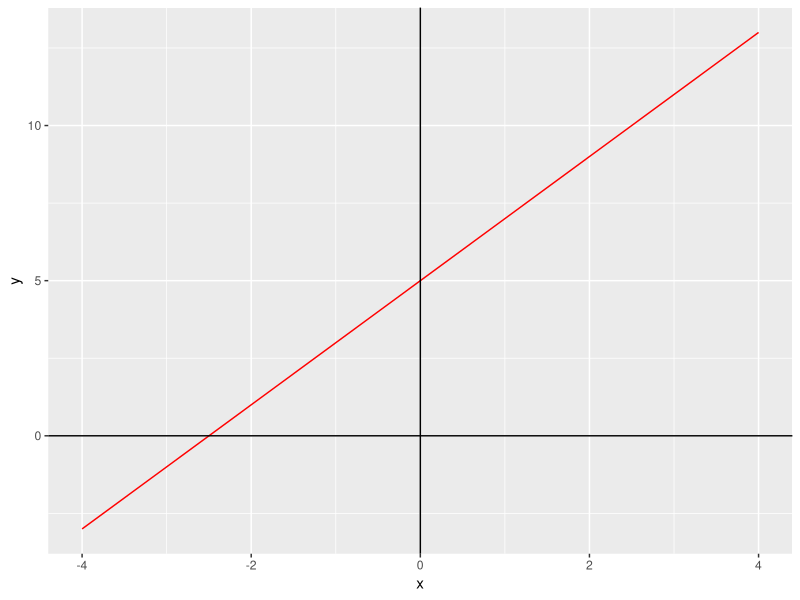
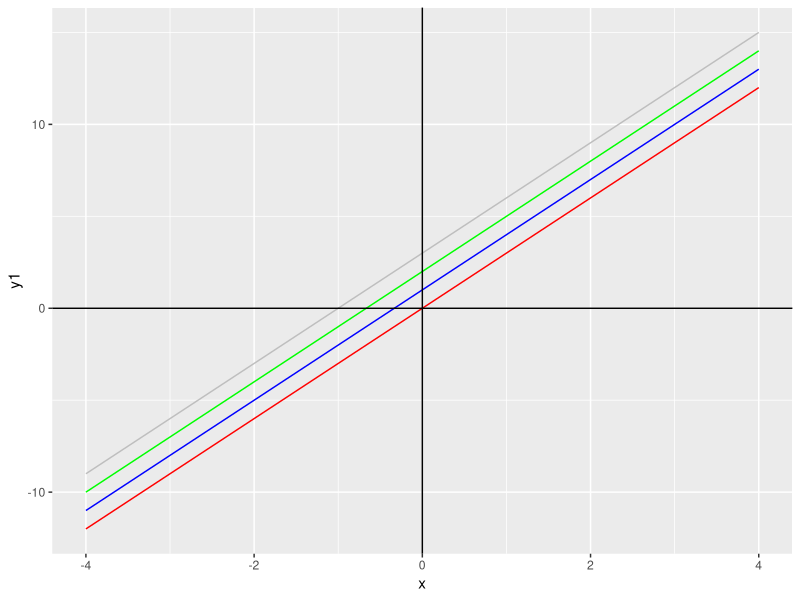

The R source for these figures, in order:
## ---- chunk 1
knitr::opts_chunk$set(echo = TRUE)
library(tidyverse)
## ---- chunk 2
x <- seq(from=-4, to=4, by=1) # sequence the x-axis from -4 to 4
y <- 2*x+5
mydata <- tibble (x,y)
ggplot(mydata) +
  aes(x,y) +
  geom_line (col='red')+
  geom_vline (xintercept = 0, col='black')+
  geom_hline (yintercept = 0, col='black')

## ---- chunk 3

## ---- chunk 4

## ---- chunk 5

## ---- chunk 6
x <- seq(-4, 4) # sequence from -4 to 4
y1 <- 3*x+0
y2 <- 3*x+1
y3 <- 3*x+2
y4 <- 3*x+3
mydata <- tibble (x,y1,y2,y3,y4)
ggplot(mydata) +
  geom_line (aes(x=x, y=y1), col='red')+
  geom_line (aes(x=x, y=y2), col='blue')+
  geom_line (aes(x=x, y=y3), col='green')+
  geom_line (aes(x=x, y=y4), col='grey') +
  geom_vline (xintercept = 0, col='black')+
  geom_hline (yintercept = 0, col='black')

## ---- chunk 7


